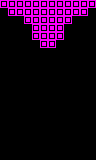

This game map was drawn from its Tiled (.tmx) file and the tilesets committed beside it. A one-line description and the trimmed map source follow:
An orthogonal 12x20 tile map with 8x8 px tiles, 1 tile layer (main) and 2 objects (2x proximity).

<map version="1.0" orientation="orthogonal" renderorder="right-down" width="12" height="20" tilewidth="8" tileheight="8" nextobjectid="218">
 <properties>
  <property name="type" value="open" />
 </properties>
 <tileset firstgid="1" name="tiles" tilewidth="8" tileheight="8" tilecount="24" columns="6">
  <image source="../../../images/tiles.png" width="48" height="32" />
  <tile id="1">
   <properties>
    <property name="type" value="open" />
   </properties>
  </tile>
 </tileset>
 <layer name="main" width="12" height="20">
  <data>[240 cells, 38 non-empty, 1 distinct tile ids]</data>
 </layer>
 <objectgroup name="objects" />
 <objectgroup name="hazards">
  <object id="215" type="proximity" gid="1073741828" x="8" y="24" width="8" height="8" />
  <object id="217" type="proximity" gid="1073741828" x="80" y="24" width="8" height="8" />
 </objectgroup>
 <objectgroup name="enemies" />
</map>
